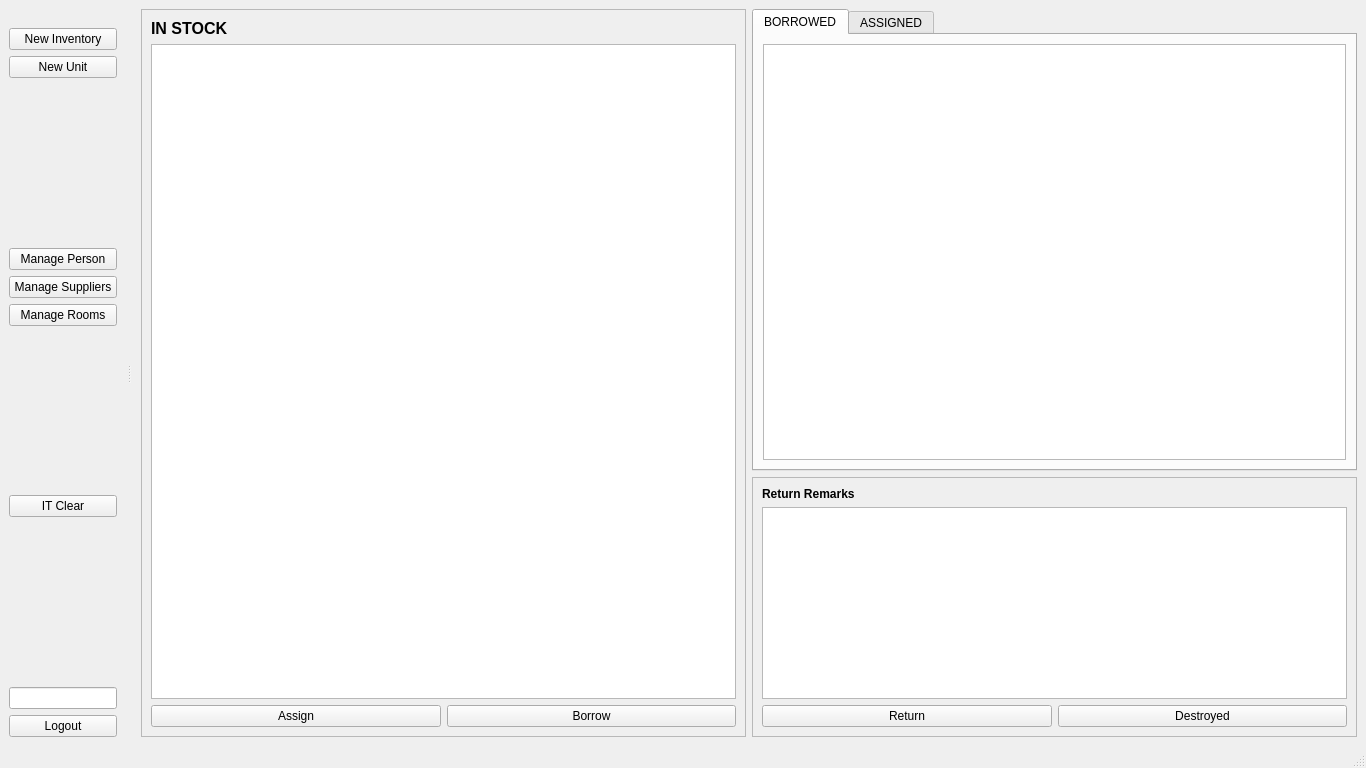
<?xml version="1.0" encoding="UTF-8"?>
<ui version="4.0">
 <class>MainWindow</class>
 <widget class="QMainWindow" name="MainWindow">
  <property name="geometry">
   <rect>
    <x>0</x>
    <y>0</y>
    <width>1366</width>
    <height>768</height>
   </rect>
  </property>
  <property name="windowTitle">
   <string>MainWindow</string>
  </property>
  <widget class="QWidget" name="centralwidget">
   <layout class="QGridLayout" name="gridLayout_6">
    <item row="0" column="0" rowspan="2">
     <widget class="QFrame" name="frame">
      <property name="frameShape">
       <enum>QFrame::StyledPanel</enum>
      </property>
      <property name="frameShadow">
       <enum>QFrame::Raised</enum>
      </property>
      <layout class="QGridLayout" name="gridLayout">
       <item row="0" column="0">
        <widget class="QLabel" name="label">
         <property name="font">
          <font>
           <pointsize>12</pointsize>
           <weight>75</weight>
           <bold>true</bold>
          </font>
         </property>
         <property name="text">
          <string>IN STOCK</string>
         </property>
        </widget>
       </item>
       <item row="1" column="0">
        <widget class="QTableView" name="table_notUsed"/>
       </item>
       <item row="2" column="0">
        <layout class="QHBoxLayout" name="horizontalLayout">
         <item>
          <widget class="QPushButton" name="btn_assign">
           <property name="text">
            <string>Assign</string>
           </property>
          </widget>
         </item>
         <item>
          <widget class="QPushButton" name="btn_borrow">
           <property name="text">
            <string>Borrow</string>
           </property>
          </widget>
         </item>
        </layout>
       </item>
      </layout>
     </widget>
    </item>
    <item row="0" column="1">
     <widget class="QTabWidget" name="tabWidget">
      <property name="sizePolicy">
       <sizepolicy hsizetype="Expanding" vsizetype="Expanding">
        <horstretch>0</horstretch>
        <verstretch>0</verstretch>
       </sizepolicy>
      </property>
      <property name="currentIndex">
       <number>0</number>
      </property>
      <widget class="QWidget" name="tab">
       <attribute name="title">
        <string>BORROWED</string>
       </attribute>
       <layout class="QGridLayout" name="gridLayout_3">
        <item row="0" column="0">
         <widget class="QTableView" name="table_borrowed"/>
        </item>
       </layout>
      </widget>
      <widget class="QWidget" name="tab_2">
       <attribute name="title">
        <string>ASSIGNED</string>
       </attribute>
       <layout class="QGridLayout" name="gridLayout_5">
        <item row="0" column="0">
         <widget class="QTableView" name="table_assigned"/>
        </item>
       </layout>
      </widget>
     </widget>
    </item>
    <item row="1" column="1">
     <widget class="QFrame" name="frame_2">
      <property name="frameShape">
       <enum>QFrame::StyledPanel</enum>
      </property>
      <property name="frameShadow">
       <enum>QFrame::Raised</enum>
      </property>
      <layout class="QGridLayout" name="gridLayout_2">
       <item row="0" column="0">
        <widget class="QLabel" name="lbl_returnRemarks">
         <property name="sizePolicy">
          <sizepolicy hsizetype="Preferred" vsizetype="Maximum">
           <horstretch>0</horstretch>
           <verstretch>0</verstretch>
          </sizepolicy>
         </property>
         <property name="font">
          <font>
           <weight>75</weight>
           <bold>true</bold>
          </font>
         </property>
         <property name="text">
          <string>Return Remarks</string>
         </property>
        </widget>
       </item>
       <item row="1" column="0">
        <widget class="QPlainTextEdit" name="textedit_returnRemarks">
         <property name="sizePolicy">
          <sizepolicy hsizetype="Expanding" vsizetype="Maximum">
           <horstretch>0</horstretch>
           <verstretch>0</verstretch>
          </sizepolicy>
         </property>
         <property name="maximumSize">
          <size>
           <width>16777215</width>
           <height>200</height>
          </size>
         </property>
        </widget>
       </item>
       <item row="2" column="0">
        <layout class="QHBoxLayout" name="horizontalLayout_2">
         <item>
          <widget class="QPushButton" name="btn_return_borrowed">
           <property name="text">
            <string>Return</string>
           </property>
          </widget>
         </item>
         <item>
          <widget class="QPushButton" name="btn_destroyed_borrowed">
           <property name="text">
            <string>Destroyed</string>
           </property>
          </widget>
         </item>
        </layout>
       </item>
      </layout>
     </widget>
    </item>
   </layout>
  </widget>
  <widget class="QMenuBar" name="menubar">
   <property name="geometry">
    <rect>
     <x>0</x>
     <y>0</y>
     <width>1366</width>
     <height>26</height>
    </rect>
   </property>
  </widget>
  <widget class="QStatusBar" name="statusbar"/>
  <widget class="QDockWidget" name="dockWidget">
   <property name="features">
    <set>QDockWidget::NoDockWidgetFeatures</set>
   </property>
   <attribute name="dockWidgetArea">
    <number>1</number>
   </attribute>
   <widget class="QWidget" name="dockWidgetContents">
    <layout class="QGridLayout" name="gridLayout_4">
     <item row="8" column="0">
      <widget class="QPushButton" name="btn_ITClear_dock">
       <property name="text">
        <string>IT Clear</string>
       </property>
      </widget>
     </item>
     <item row="9" column="0">
      <spacer name="verticalSpacer_2">
       <property name="orientation">
        <enum>Qt::Vertical</enum>
       </property>
       <property name="sizeHint" stdset="0">
        <size>
         <width>20</width>
         <height>40</height>
        </size>
       </property>
      </spacer>
     </item>
     <item row="0" column="0">
      <widget class="QPushButton" name="btn_newInventory_dock">
       <property name="text">
        <string>New Inventory</string>
       </property>
      </widget>
     </item>
     <item row="10" column="0">
      <widget class="QLineEdit" name="line_currentUser_dock">
       <property name="readOnly">
        <bool>true</bool>
       </property>
      </widget>
     </item>
     <item row="7" column="0">
      <spacer name="verticalSpacer">
       <property name="orientation">
        <enum>Qt::Vertical</enum>
       </property>
       <property name="sizeHint" stdset="0">
        <size>
         <width>20</width>
         <height>40</height>
        </size>
       </property>
      </spacer>
     </item>
     <item row="2" column="0">
      <widget class="QPushButton" name="btn_newUnit_dock">
       <property name="text">
        <string>New Unit</string>
       </property>
      </widget>
     </item>
     <item row="5" column="0">
      <widget class="QPushButton" name="btn_manageSuppliers_dock">
       <property name="text">
        <string>Manage Suppliers</string>
       </property>
      </widget>
     </item>
     <item row="11" column="0">
      <widget class="QPushButton" name="btn_logout_dock">
       <property name="text">
        <string>Logout</string>
       </property>
      </widget>
     </item>
     <item row="4" column="0">
      <widget class="QPushButton" name="btn_managePersons_dock">
       <property name="text">
        <string>Manage Person</string>
       </property>
      </widget>
     </item>
     <item row="3" column="0">
      <spacer name="verticalSpacer_3">
       <property name="orientation">
        <enum>Qt::Vertical</enum>
       </property>
       <property name="sizeHint" stdset="0">
        <size>
         <width>20</width>
         <height>40</height>
        </size>
       </property>
      </spacer>
     </item>
     <item row="6" column="0">
      <widget class="QPushButton" name="btn_manageRooms_dock">
       <property name="text">
        <string>Manage Rooms</string>
       </property>
      </widget>
     </item>
    </layout>
   </widget>
  </widget>
 </widget>
 <resources/>
 <connections/>
</ui>
